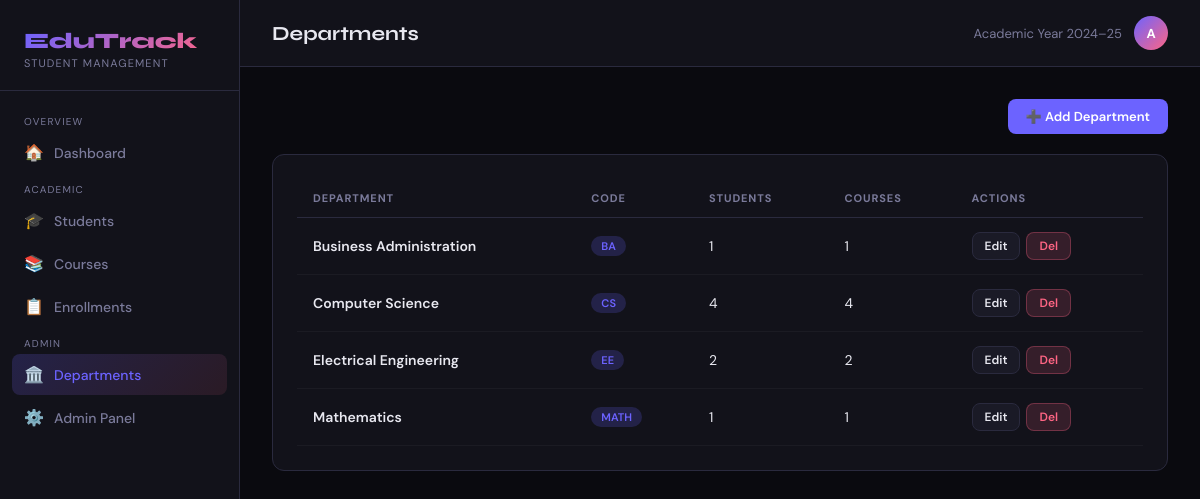
Screenshot of /departments/ with the database file from the repository.
### students/models.py (models this page shows, shortened)
class Department(models.Model):
    name = models.CharField(max_length=100)
    code = models.CharField(max_length=10, unique=True)
    created_at = models.DateTimeField(auto_now_add=True)
    class Meta:
        ordering = ['name']

### students/views.py (the view)
# urls.py: path('departments/', views.department_list, name='department_list'),
def department_list(request):
    departments = Department.objects.annotate(student_count=Count('students'), course_count=Count('courses'))
    return render(request, 'students/department_list.html', {'departments': departments})

### templates/students/department_list.html (shortened to what this page needs)
{% extends 'students/base.html' %}
{% block page_title %}Departments{% endblock %}
{% block content %}
<div class="flex-between">
  <a href="{% url 'department_create' %}" class="btn btn-primary">➕ Add Department</a>
</div>
<div class="card">
  <table>
    <thead><tr><th>Department</th><th>Code</th><th>Students</th><th>Courses</th><th>Actions</th></tr></thead>
    <tbody>
      {% for d in departments %}
      <tr>
        <td style="font-weight:600">{{ d.name }}</td>
        <td><span class="badge badge-graduated">{{ d.code }}</span></td>
        <td>{{ d.student_count }}</td>
        <td>{{ d.course_count }}</td>
        <td>
          <div style="display:flex;gap:6px">
            <a href="{% url 'department_edit' d.pk %}" class="btn btn-ghost btn-sm">Edit</a>
            <a href="{% url 'department_delete' d.pk %}" class="btn btn-danger btn-sm">Del</a>
          </div>
        </td>
      </tr>
      {% empty %}<tr><td colspan="5" style="text-align:center;padding:48px" class="text-muted">No departments. <a href="{% url 'department_create' %}" style="color:var(--accent)">Create one!</a></td></tr>
      {% endfor %}
    </tbody>
  </table>
</div>
{% endblock %}

### templates/students/base.html (style rules this page uses)
:root { --bg: #0a0a0f; --surface: #12121a; --surface2: #1a1a26; --border: #2a2a3e; --accent: #6c63ff; --accent2: #ff6584; --accent3: #43e97b; --text: #e8e8f0; --muted: #7a7a9a; --radius: 12px; }
* { margin: 0; padding: 0; box-sizing: border-box; }
body { background: var(--bg); color: var(--text); font-family: 'DM Sans', sans-serif; min-height: 100vh; display: flex; }
.card { background: var(--surface); border: 1px solid var(--border); border-radius: var(--radius); padding: 24px; margin-bottom: 24px; }
table { width: 100%; border-collapse: collapse; }
th { font-size: 11px; color: var(--muted); text-transform: uppercase; letter-spacing: 0.08em; padding: 12px 16px; text-align: left; border-bottom: 1px solid var(--border); }
td { padding: 14px 16px; border-bottom: 1px solid rgba(255,255,255,0.04); font-size: 14px; }
.badge { display: inline-flex; align-items: center; padding: 3px 10px; border-radius: 20px; font-size: 11px; font-weight: 600; }
.badge-graduated { background: rgba(108,99,255,0.2); color: var(--accent); }
.btn { display: inline-flex; align-items: center; gap: 6px; padding: 9px 18px; border-radius: 8px; font-size: 13px; font-weight: 600; cursor: pointer; text-decoration: none; border: none; transition: all 0.2s; font-family: 'DM Sans', sans-serif; }
.btn-primary { background: var(--accent); color: white; }
.btn-danger { background: rgba(255,101,132,0.15); color: var(--accent2); border: 1px solid rgba(255,101,132,0.3); }
.btn-ghost { background: var(--surface2); color: var(--text); border: 1px solid var(--border); }
.btn-sm { padding: 5px 12px; font-size: 12px; }
.flex-between { display: flex; justify-content: space-between; align-items: center; margin-bottom: 20px; }

### rows the page displays
Department: name "Business Administration", code "BA", student_count "1", course_count "1"
Department: name "Computer Science", code "CS", student_count "4", course_count "4"
Department: name "Electrical Engineering", code "EE", student_count "2", course_count "2"
Department: name "Mathematics", code "MATH", student_count "1", course_count "1"
